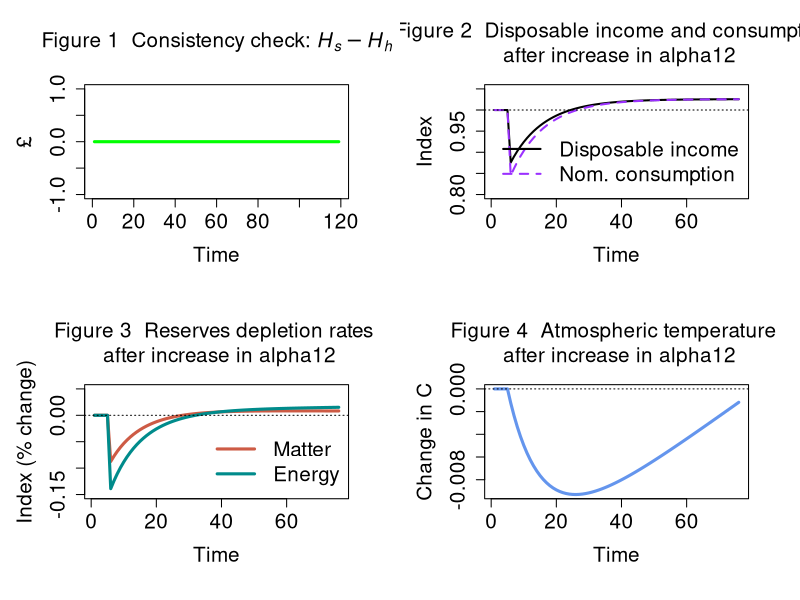

Recreate this plot in R.
# IO-SFC MODEL (BASED ON MODEL PC) + ECOSYSTEM + EXPERIMENT

# Created by Marco Veronese Passarella

# Version: 25 June 2024; revised: 7 August 2025

### PREPARE THE ENVIRONMENT ################################################################################

#Clear Environment
rm(list=ls(all=TRUE))

#Clear Plots
if(!is.null(dev.list())) dev.off()

#Clear Console
cat("\014")

#Set directory/folder
#setwd("C:/Users/...")

#set number of periods
nPeriods = 120

#Set number of scenarios
nScenarios = 2 

#Set number of industries ***
nIndustries = 2

### SET THE COEFFICIENTS (EXOGENOUS VARIABLES AND PARAMETERS) ################################################################################

alpha10 = 0.8 #Autonomous component of propensity to consume out of income
alpha11 = 8 #Interest rate elasticity of propensity to consume out of income (minus sign)
alpha2 = 0.4 #Propensity to consume out of wealth
w = 0.4 #Uniform wage rate
mu = 0.875 #Uniform mark-up
pr1 = 1 #Labour productivity in industry 1
pr2 = 1 #Labour productivity in industry 2
lambda0 = 0.635 #Autonomous share of bills
lambda1 = 5 #Elasticity of bills demand to interest rate
lambda2 = 0.01 #Elasticity of bills demand to yd/v
theta = 0.2 #Tax rate on income
r_bar=matrix(data=0.025,nrow=nScenarios,ncol=nPeriods) #Interest rate as policy instrument
beta1_c_bar = 0.50 #Household consumption share of product 1
beta2_c_bar = 0.50 #Household consumption share of product 2
beta1_g_bar = 0.48 #Government consumption share of product 1
beta2_g_bar = 0.52 #Government consumption share of product 2
a11 = 0.11 #Quantity of product 1 necessary to produce one unit of product 1
a12 = 0.12 #Quantity of product 1 necessary to produce one unit of product 2
a21 = 0.21 #Quantity of product 2 necessary to produce one unit of product 1
a22 = 0.22 #Quantity of product 2 necessary to produce one unit of product 2

#Tip: try 0.12, 0.12, 0.20, 0.20 for unit prices

### CREATE VARIABLES AND ATTRIBUTE INITIAL VALUES ################################################################################

#Use 'array' function to create 3-dimension variables
x=array(data=0,dim=c(nScenarios,nPeriods,nIndustries)) #Gross output by industry (real)
d=array(data=0,dim=c(nScenarios,nPeriods,nIndustries)) #Demand by industry (real)
beta_c=array(data=0,dim=c(nScenarios,nPeriods,nIndustries)) #Real consumption composition
beta_g=array(data=0,dim=c(nScenarios,nPeriods,nIndustries)) #Real government expenditure composition
p=array(data=1,dim=c(nScenarios,nPeriods,nIndustries)) #Unit prices

#Create matrix of coefficients
A=matrix(data=0,nrow=nIndustries,ncol=nIndustries) #2D matrix of technical coefficients
I = diag(x=1, nrow=nIndustries, ncol=nIndustries) #2D diagonal matrix
A4=array(data=0,dim=c(nScenarios,nPeriods,nIndustries,nIndustries)) #4D matrix of technical coefficients

#Other 2-dimension variables
alpha1=matrix(data=alpha10-alpha11*r_bar,nrow=nScenarios,ncol=nPeriods) #Propensity to consume out of income
b_cb=matrix(data=0,nrow=nScenarios,ncol=nPeriods) #Government bills held by Central Bank
b_h=matrix(data=0,nrow=nScenarios,ncol=nPeriods) #Government bills held by households
b_s=matrix(data=0,nrow=nScenarios,ncol=nPeriods) #Government bills supplied by government
h_h=matrix(data=0,nrow=nScenarios,ncol=nPeriods) #Cash money held by households
h_s=matrix(data=0,nrow=nScenarios,ncol=nPeriods) #Cash money supplied by central bank
r=matrix(data=r_bar,nrow=nScenarios,ncol=nPeriods) #Interest rate on government bills
t=matrix(data=0,nrow=nScenarios,ncol=nPeriods) #Taxes
v=matrix(data=0,nrow=nScenarios,ncol=nPeriods) #Households wealth
yd=matrix(data=0,nrow=nScenarios,ncol=nPeriods) #Disposable income of households
cons=matrix(data=0,nrow=nScenarios,ncol=nPeriods) #Consumption (real)
g=matrix(data=20,nrow=nScenarios,ncol=nPeriods) #Government expenditure (real)
y=matrix(data=0,nrow=nScenarios,ncol=nPeriods) #Value of net output (GDP)
p_c=matrix(data=1,nrow=nScenarios,ncol=nPeriods) #Average price for the consumers
p_g=matrix(data=1,nrow=nScenarios,ncol=nPeriods) #Average price for the government
infl=matrix(data=1,nrow=nScenarios,ncol=nPeriods) #Inflation tax (see Godley and Lavoie, 9.2.4 and 9.3.1)

### Ecosystem variables and coefficients ################################################################################

#Variables
x_mat = matrix(data=0,nrow=nScenarios,ncol=nPeriods) #Production of material goods 
mat = matrix(data=0,nrow=nScenarios,ncol=nPeriods) #Extracted matter  
rec = matrix(data=0,nrow=nScenarios,ncol=nPeriods) #Recycled socio-economic stock  
dis = matrix(data=0,nrow=nScenarios,ncol=nPeriods) #Discarded socioeconomic stock            
kh = matrix(data=0,nrow=nScenarios,ncol=nPeriods) #Socio-economic stock       
en = matrix(data=0,nrow=nScenarios,ncol=nPeriods) #Total energy required for production
ren = matrix(data=0,nrow=nScenarios,ncol=nPeriods) #Renewable energy
nen = matrix(data=0,nrow=nScenarios,ncol=nPeriods) #Non-renewable energy                         
co2_cum = matrix(data=0,nrow=nScenarios,ncol=nPeriods) #Cumulative emissions
wa = matrix(data=0,nrow=nScenarios,ncol=nPeriods) #Waste by industry
temp = matrix(data=0,nrow=nScenarios,ncol=nPeriods) #Atmospheric temperature 
k_m=matrix(data=6000,nrow=nScenarios,ncol=nPeriods) #Matter reserves
conv_m=matrix(data=0,nrow=nScenarios,ncol=nPeriods) #Conversion of matter resources into reserves
res_m=matrix(data=388889,nrow=nScenarios,ncol=nPeriods) #Matter resources
k_e=matrix(data=37000,nrow=nScenarios,ncol=nPeriods) #Energy reserves
conv_e=matrix(data=0,nrow=nScenarios,ncol=nPeriods) #Conversion of energy resources into reserves
res_e=matrix(data=542000,nrow=nScenarios,ncol=nPeriods) #Energy resources
dc = array(data=0,dim=c(nScenarios,nPeriods,nIndustries)) #Stock of durable goods by industry/product
emis = matrix(data=0,nrow=nScenarios,ncol=nPeriods) #Annual emissions by industry
cen=matrix(data=0,nrow=nScenarios,ncol=nPeriods) #Carbon mass of energy
o2= matrix(data=emis-cen,nrow=nScenarios,ncol=nPeriods) #Mass of oxygen 

#Coefficients
rho_dis = 0.2 #Recycling rate
beta_e = 0.07 #CO2 intensity of non-renewable energy sources
tcre=0.0001 #Transient climate response to cumulative carbon emissions
fnc=0.5 #Non-CO2 fraction of total anthropocentric forcing
sigma_m=0.0005 #Conversion rate of matter resources into reserves
car=3.67 #Coefficient converting Gt of carbon into Gt of CO2
sigma_e=0.003 #Conversion rate of energy resources into reserves
mu_mat = matrix(data=c(0.4,0.6),nrow=nIndustries,ncol=1) #Material intensity coefficients by industry
zeta_dc = matrix(data=c(0.015,0.025),nrow=nIndustries,ncol=1) #Percentages of discarded socio-economic stock by industry
eps_en = matrix(data=c(4,6),nrow=nIndustries,ncol=1) #Energy intensity coefficients by industry                                          
eta_en = matrix(data=c(0.13,0.15),nrow=nIndustries,ncol=1) #Shares of renewable energy in total energy by industry       
alpha12=matrix(data=4,nrow=nScenarios,ncol=nPeriods) #Temperature elasticity of propensity to consume out of income

### RUN THE MODEL ################################################################################

#DEFINE THE LOOPS

#Choose scenario
for (j in 1:nScenarios){
  
  #Define time loop
  for (i in 2:nPeriods){
    
    #Define iterations
    for (iterations in 1:100){
      
      
      #ADD ALTERNATIVE SCENARIOS  
      
      #Shock 1: higher temperature elasticity of propensity to consume out of income
      if (i>=50 && j==2){alpha12[j,i]=16}
      
      
      #DEFINE THE SYSTEM OF EQUATIONS        
      
      
      ## A) Define the matrix of technical coefficients ####
      
      #4D matrix of technical coefficients
      A4[j,i,,] = matrix(c(a11,a12,
                           a21,a22), nrow=2, byrow=TRUE)                     
      
      #2D matrix of technical coefficients
      A = A4[j,i,,]          
      
      
      ## B) Define consumption shares ####
      
      #Household real consumption share of product 1 - eq. 13.1
      beta_c[j,i,1]=beta1_c_bar
      
      #Household real consumption share of product 2 - eq. 13.2
      beta_c[j,i,2]=beta2_c_bar
      
      #Government real consumption share of product 1 - eq. 14.1
      beta_g[j,i,1]=beta1_g_bar
      
      #Government real consumption share of product 2 - eq. 14.2
      beta_g[j,i,2]=beta2_g_bar
      
      
      ## C) Define input-output structure ####
      
      #Real final demand vector by industry - eq. 15
      d[j,i,] = beta_c[j,i,]*cons[j,i] + beta_g[j,i,]*g[j,i]
      
      #Real gross output by industry  - eq. 16
      x[j,i,] = solve(I-A) %*% d[j,i,]
      
      #Value of net output (GDP)  - eq. 1.A
      y[j,i] = t(p[j,i,]) %*% d[j,i,]
      
      
      ## D) Set prices ####
      
      #Set unit price of output of industry 1 - eq. 17.1
      p[j,i,1] = (w/pr1) + (p[j,i,1]*A[1] + p[j,i,2]*A[2])*(1 + mu) 
      
      #Set unit price of output of industry 2 - eq. 17.2  
      p[j,i,2] = (w/pr2) + (p[j,i,1]*A[3] + p[j,i,2]*A[4])*(1 + mu) 
      
      #Average price for the consumers - eq. 18
      p_c[j,i] = t(p[j,i,]) %*% beta_c[j,i,]
      
      #Average price for the government - eq. 19
      p_g[j,i] = t(p[j,i,]) %*% beta_g[j,i,]
      
      
      ## E) Households' behaviour ####
      
      #Disposable income - eq. 2
      yd[j,i] = y[j,i] - t[j,i] + r[j,i-1]*b_h[j,i-1]
      
      #Wealth accumulation - eq. 4 
      v[j,i] = v[j,i-1] + (yd[j,i] - p_c[j,i]*cons[j,i])
      
      #Real consumption function with no monetary illusion - eq. 5.A.1 
      cons[j,i] = alpha1[j,i]*((yd[j,i]/p_c[j,i])-infl[j,i]) + alpha2*v[j,i-1]/p_c[j,i-1]
      
      #Inflation tax for households - eq. 5.A.1
      infl[j,i] = ((p_c[j,i]-p_c[j,i-1])/p_c[j,i-1])*(v[j,i-1]/p_c[j,i])
      
      #Endogenous propensity to consume out of income  - eq. 12
      #alpha1[j,i] = alpha10 - alpha11*r[j,i]
      
      
      ## F) Portfolio equations ####
      
      #Demand for cash money - eq. 6
      h_h[j,i] = v[j,i] - b_h[j,i]
      
      #Demand for government bills - eq. 7
      b_h[j,i] = v[j,i]*(lambda0 + lambda1*r[j,i] - lambda2*(yd[j,i]/v[j,i]))
      
      
      ## G) Government ####
      
      #Tax payments - eq. 3 
      t[j,i] = theta*(y[j,i] + r[j,i-1]*b_h[j,i-1])
      
      #Supply of government bills - eq. 8
      b_s[j,i] = b_s[j,i-1] + ( p_g[j,i]*g[j,i] + r[j,i-1]*b_s[j,i-1]) - (t[j,i] + r[j,i-1]*b_cb[j,i-1])
      
      
      ## H) Central bank ####
      
      #Supply of cash - eq. 9
      h_s[j,i] = h_s[j,i-1] + b_cb[j,i] - b_cb[j,i-1]
      
      #Government bills held by the central bank - eq. 10
      b_cb[j,i] = b_s[j,i] - b_h[j,i]
      
      #Interest rate as policy instrument - eq. 11
      r[j,i] = r_bar[j,i]
      
      
      ## I) Ecosystem ####
      
      #Extraction of matter and waste
      
      #Production of material goods 
      x_mat[j,i] = t(mu_mat[,]) %*% x[j,i,]
      
      #Extraction of matter                                       
      mat[j,i] = x_mat[j,i] - rec[j,i]                                             
      
      #Recycled matter (of socioeconomic stock + industrial waste)
      rec[j,i] = rho_dis*dis[j,i]         
      
      #Discarded socioeconomic stock            
      dis[j,i] = t(mu_mat[,]) %*% (zeta_dc[,] * dc[j,i-1,])
      
      #Stock of durable consumption goods                 
      dc[j,i,] = dc[j,i-1,] + beta_c[j,i,]*cons[j,i] - zeta_dc[,] * dc[j,i-1,]    
      
      #Socioeconomic stock
      kh[j,i] = kh[j,i-1] + x_mat[j,i] - dis[j,i]       
      
      #Wasted socio-economic stock
      wa[j,i] = mat[j,i] - (kh[j,i]-kh[j,i-1])                                                                     
      
      
      #Use of energy, emissions and temperature
      
      #Energy required for production
      en[j,i] = t(eps_en[,]) %*% x[j,i,]                                          
      
      #Renewable energy at the end of the period
      ren[j,i] = t(eps_en[,]) %*% (eta_en[,]*x[j,i,])                         
      
      #Non-renewable energy
      nen[j,i] = en[j,i] - ren[j,i]                                                
      
      #C02 emissions
      emis[j,i] = beta_e*nen[j,i]   
      
      #Cumulative emissions
      co2_cum[j,i] = co2_cum[j,i-1] + emis[j,i]
      
      #Atmospheric temperature 
      temp[j,i] = (1/(1-fnc))*tcre*(co2_cum[j,i])
      
      
      #Resources and reserves  
      
      #Stock of material reserves
      k_m[j,i] = k_m[j,i-1] + conv_m[j,i] - mat[j,i]                      
      
      #Material resources converted to reserves 
      conv_m[j,i] = sigma_m*res_m[j,i]                                    
      
      #Stock of material resources
      res_m[j,i] = res_m[j,i-1] - conv_m[j,i]                            
      
      #Carbon mass of non-renewable energy 
      cen[j,i] = emis[j,i]/car                                            
      
      #Mass of oxygen 
      o2[j,i] = emis[j,i] - cen[j,i]                                      
      
      #Stock of energy reserves
      k_e[j,i] = k_e[j,i-1] + conv_e[j,i] - en[j,i]                       
      
      #Energy resources converted to reserves 
      conv_e[j,i] = sigma_e*res_e[j,i]                                    
      
      #Stock of energy resources
      res_e[j,i] = res_e[j,i-1] - conv_e[j,i]                             
      
      
      #Climate related damages / changes
      
      #Endogenous propensity to consume out of income
      alpha1[j,i] = alpha10 - alpha11*r[j,i] - alpha12[j,i] * (temp[j,i] - temp[j,i-1])   
      
      #Tip 1: try also beta_c[j,i,1] = beta0 + beta1 * temp[j,i-1]
      
      #Tip 2: we can connect waste accumulation with other variables...
      
    }
    
  }
}

### CONSISTENCY CHECK (REDUNDANT EQUATION) AND PLOTS ################################################################################

#Define layout
layout(matrix(c(1,2,3,4), 2, 2, byrow = TRUE))
par(mar = c(5.1+1, 4.1+1, 4.1+1, 2.1+1))

#Figure 1: redundant equation
plot(h_s[2,2:nPeriods]-h_h[2,2:nPeriods], type="l", col="green",lwd=3,lty=1,font.main=1,cex.main=1.5,
     main=expression("Figure 1  Consistency check: " * italic(H[phantom("")]["s"]) - italic(H[phantom("")]["h"])),
     cex.axis=1.5,cex.lab=1.5,ylab = '\u00A3',
     xlab = 'Time',ylim = range(-1,1))

#Figure 2: disposable income and consumption after increase in temperature elasticity of consumption
plot(yd[2,45:nPeriods]/yd[1,45:nPeriods],type="l", col=1, lwd=2, lty=1, font.main=1,cex.main=1.5,
     main="Figure 2  Disposable income and consumption \n after increase in alpha12",
     ylab = 'Index',xlab = 'Time',ylim = range(0.8,1.05),
     cex.axis=1.5,cex.lab=1.5)
lines((cons[2,45:nPeriods]*p_c[2,45:nPeriods])/(cons[1,45:nPeriods]*p_c[1,45:nPeriods]),type="l",lwd=2,lty=2,col="purple1")
legend("bottomright",c("Disposable income","Nom. consumption"),  bty = "n",
       cex=1.5, lty=c(1,2), lwd=c(2,2), col = c(1,"purple1"), box.lty=0)
abline(h=1,col=1,lty=3)

#Figure 3: reserves depletion rates after increase in temperature elasticity of consumption 
plot(100*(mat[2,45:nPeriods]/k_m[2,44:(nPeriods-1)])-100*(mat[1,45:nPeriods]/k_m[1,44:(nPeriods-1)]),type="l",
     col="coral3", lwd=3, lty=1, font.main=1,cex.main=1.5,
     main="Figure 3  Reserves depletion rates \n after increase in alpha12",
     ylab = 'Index (% change)',xlab = 'Time',cex.axis=1.5,cex.lab=1.5,ylim=range(-0.15,0.05))
lines(100*(en[2,45:nPeriods]/k_e[2,44:(nPeriods-1)])-100*(en[1,45:nPeriods]/k_e[1,44:(nPeriods-1)]),col="cyan4", lwd=3, lty=1)
legend("bottomright",c("Matter","Energy"),  bty = "n",
       cex=1.5, lty=c(1,1), lwd=c(3,3), col = c("coral3","cyan4"), box.lty=0)
abline(h=0,col=1,lty=3)

#Figure 4: atmospheric temperature after increase in temperature elasticity of consumption 
plot(temp[2,45:nPeriods]-temp[1,45:nPeriods],type="l",
     col="cornflowerblue", lwd=3, lty=1, font.main=1,cex.main=1.5,
     main="Figure 4  Atmospheric temperature \n after increase in alpha12",
     ylab = 'Change in C',xlab = 'Time',cex.axis=1.5,cex.lab=1.5)
abline(h=0,col=1,lty=3)


